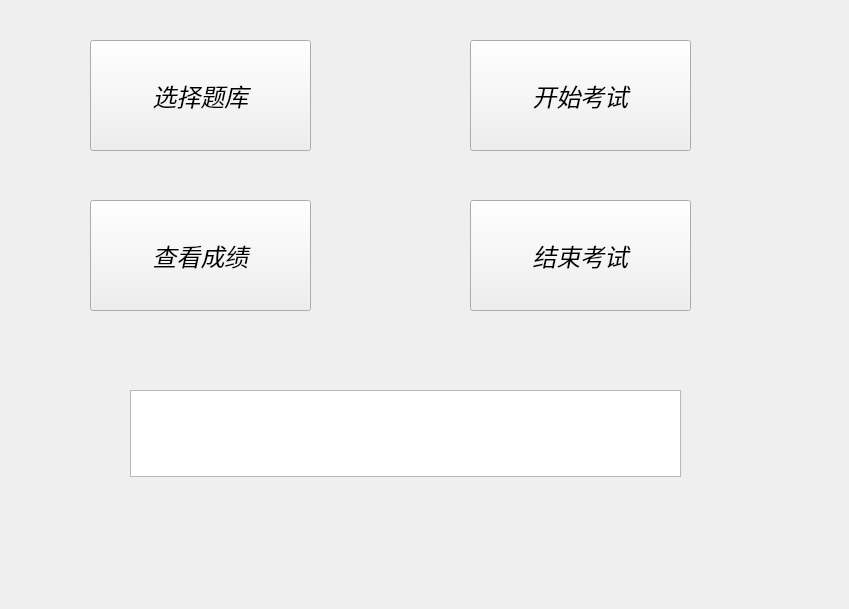
<?xml version="1.0" encoding="UTF-8"?>
<ui version="4.0">
 <class>Form</class>
 <widget class="QWidget" name="Form">
  <property name="geometry">
   <rect>
    <x>0</x>
    <y>0</y>
    <width>849</width>
    <height>609</height>
   </rect>
  </property>
  <property name="font">
   <font>
    <family>Arial</family>
    <pointsize>18</pointsize>
    <italic>false</italic>
   </font>
  </property>
  <property name="windowTitle">
   <string>Form</string>
  </property>
  <widget class="QPushButton" name="slect_topic">
   <property name="geometry">
    <rect>
     <x>90</x>
     <y>40</y>
     <width>221</width>
     <height>111</height>
    </rect>
   </property>
   <property name="font">
    <font>
     <family>Arial</family>
     <pointsize>18</pointsize>
     <weight>50</weight>
     <italic>true</italic>
     <bold>false</bold>
    </font>
   </property>
   <property name="text">
    <string>选择题库</string>
   </property>
   <property name="autoRepeatDelay">
    <number>300</number>
   </property>
  </widget>
  <widget class="QPushButton" name="end_test">
   <property name="geometry">
    <rect>
     <x>470</x>
     <y>200</y>
     <width>221</width>
     <height>111</height>
    </rect>
   </property>
   <property name="font">
    <font>
     <family>Arial</family>
     <pointsize>18</pointsize>
     <weight>50</weight>
     <italic>true</italic>
     <bold>false</bold>
    </font>
   </property>
   <property name="text">
    <string>结束考试</string>
   </property>
   <property name="autoRepeatDelay">
    <number>300</number>
   </property>
  </widget>
  <widget class="QPushButton" name="see_grade">
   <property name="geometry">
    <rect>
     <x>90</x>
     <y>200</y>
     <width>221</width>
     <height>111</height>
    </rect>
   </property>
   <property name="font">
    <font>
     <family>Arial</family>
     <pointsize>18</pointsize>
     <weight>50</weight>
     <italic>true</italic>
     <bold>false</bold>
    </font>
   </property>
   <property name="text">
    <string>查看成绩</string>
   </property>
   <property name="autoRepeatDelay">
    <number>300</number>
   </property>
  </widget>
  <widget class="QPushButton" name="start_test">
   <property name="geometry">
    <rect>
     <x>470</x>
     <y>40</y>
     <width>221</width>
     <height>111</height>
    </rect>
   </property>
   <property name="font">
    <font>
     <family>Arial</family>
     <pointsize>18</pointsize>
     <weight>50</weight>
     <italic>true</italic>
     <bold>false</bold>
    </font>
   </property>
   <property name="text">
    <string>开始考试</string>
   </property>
   <property name="autoRepeatDelay">
    <number>300</number>
   </property>
  </widget>
  <widget class="QTextEdit" name="textEdit">
   <property name="geometry">
    <rect>
     <x>130</x>
     <y>390</y>
     <width>551</width>
     <height>87</height>
    </rect>
   </property>
  </widget>
 </widget>
 <resources/>
 <connections/>
 <slots>
  <slot>pushButton_click()</slot>
 </slots>
</ui>
